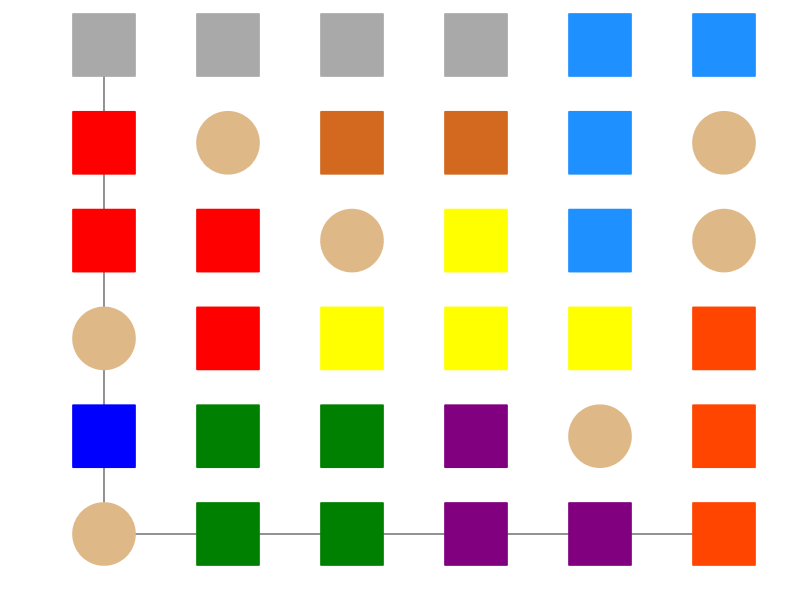

Source code (MATLAB):
%{
clear
clc

% reading the data
data=csvread('Shapes.csv');

% setting borders between shapes
border=find(data(:,1)==2);

% finding coordinates of all shapes

for count=1:length(border)+1
    store(count).record_1=[];

    if count==1
        height=1:border(1)-1;
    elseif count==length(border)+1
        height=border(end)+1:size(data,1);
    else
        height=border(count-1)+1:border(count)-1;
    end
    
    for i=flip(height)
        for j=1:size(data,2)
            if data(i,j)==1
                store(count).record_1 = [store(count).record_1;[j-1,(0+height(end)-i)]];
            end
        end
    end
    
%     store(count).record_1
end

%{
% practising outputting coordinates on grid
figure(1)
clf
scatter(store(1).record_1(:,1),store(1).record_1(:,2))
xlim([0, 5])
ylim([0, 5])
set(gca, 'XTick', 0:5)
set(gca, 'YTick', 0:5)
%}

% store

% source_coords=store(1).record_1()

%{
hold on

scatter([1,2],[0,1],'x')
%}

angle=90;
fig_num=2;

for shape_count=[1:length(border)+1] % for shape_count=[1:length(border)+1]
%     fprintf('We are doing shape %.0f',shape_count)
    for flip_count=1:2
        
        if flip_count==1
            source_coords=store(shape_count).record_1();
            count_array=[2:4];
        else
            source_coords=[-store(shape_count).record_1(:,1),store(shape_count).record_1(:,2)];
            count_array=[5:8];
        end
        
        for count=count_array
            
            % rotating the shape
            store(shape_count).(genvarname([strcat('record_',num2str(count))])) (:,1) = source_coords(:,1)*cosd(angle*(count-1)) + source_coords(:,2)*sind(angle*(count-1));
            store(shape_count).(genvarname([strcat('record_',num2str(count))])) (:,2) = source_coords(:,2)*cosd(angle*(count-1)) - source_coords(:,1)*sind(angle*(count-1));
            
            % moving the rotated coordinates so the bottom left is at the origin
            store(shape_count).(genvarname([strcat('record_',num2str(count))])) (:,1) = store(shape_count).(genvarname([strcat('record_',num2str(count))]))(:,1) + - min(store(shape_count).(genvarname([strcat('record_',num2str(count))]))(:,1));
            store(shape_count).(genvarname([strcat('record_',num2str(count))])) (:,2) = store(shape_count).(genvarname([strcat('record_',num2str(count))]))(:,2) + - min(store(shape_count).(genvarname([strcat('record_',num2str(count))]))(:,2));
            
            % displaying coords of all shapes
            
%             figure(fig_num)
%             clf
%             scatter(store(shape_count).(genvarname([strcat('record_',num2str(count))]))(:,1),store(shape_count).(genvarname([strcat('record_',num2str(count))]))(:,2))
%             xlim([0, 5])
%             ylim([0, 5])
%             set(gca, 'XTick', 0:5)
%             set(gca, 'YTick', 0:5)

            % displaying coords of just shape 3
                
%             if shape_count==3
%                 figure(fig_num)
%                 clf
%                 scatter(store(shape_count).(genvarname([strcat('record_',num2str(count))]))(:,1),store(shape_count).(genvarname([strcat('record_',num2str(count))]))(:,2))
%                 xlim([0, 5])
%                 ylim([0, 5])
%                 set(gca, 'XTick', 0:5)
%                 set(gca, 'YTick', 0:5)
%             end
            
            fig_num=fig_num+1;
            
        end
    end
end
    

% sorting store struct first by sorting x values and sorting y values in the same way
% then sorting x and y values together
% this makes it easy to see if a rotation of a shape is the same as another rotation of this same shape

for j=1:length(border)+1
    for i = 1:8
%         store(j).(genvarname([strcat('record_',num2str(i))])) (:,1) = sort(store(j).(genvarname([strcat('record_',num2str(i))])) (:,1));
        
        % ordering store struct items according to x values
        [store(j).(genvarname([strcat('record_',num2str(i))]))(:,1), order] = sort(store(j).(genvarname([strcat('record_',num2str(i))])) (:,1));
        store(j).(genvarname([strcat('record_',num2str(i))])) (:,2) = store(j).(genvarname([strcat('record_',num2str(i))])) (order,2);

        % ordering store struct items according to x & y coord values
        temp_sum=sum(store(j).(genvarname([strcat('record_',num2str(i))]))');
        [ordered, order]=sort(temp_sum);
        store(j).(genvarname([strcat('record_',num2str(i))]))=store(j).(genvarname([strcat('record_',num2str(i))]))(order,:);
        
    end
end


% only keeping non-duplicated coords in store

for shape_count=[1:length(border)+1] % for shape_count=[1:length(border)+1]

    for count_duplicate=8:-1:2
        
        duplicate=false;
        
        for i=count_duplicate-1:-1:1
            if store(shape_count).(genvarname([strcat('record_',num2str(count_duplicate))])) == store(shape_count).(genvarname([strcat('record_',num2str(i))]))
                duplicate=true;
                break
            end
        end
        
        if duplicate == true
            store(shape_count).(genvarname([strcat('record_',num2str(count_duplicate))]))=[];
        end
        
    end
end


% putting all orientations from store struct into a new struct called all_orientations

count=1;

for j=1:length(border)+1
    for i = 1:8
        if length(store(j).(genvarname([strcat('record_',num2str(i))]))) ~= 0
            all_orientations(count).record_1=store(j).(genvarname([strcat('record_',num2str(i))]));
            count=count+1;
        end
    end
end  

% all_orientations % outputs: 1x28 struct
% size(all_orientations) % outputs: 1, 28

% trying to find all placements of all orientations
for shape_count=1:size(all_orientations,2) % for shape_count=1:28
    
    widen=5-max(all_orientations(shape_count).record_1(:,1)); % if a shape has an x co-ord at 5 then it spans the entire width of the 6 block board
    % so widen would be 5-5=0
    heighten=5-max(all_orientations(shape_count).record_1(:,2));
    
    count=1;
    for j=0:widen
        for i=0:heighten
            all_orientations(shape_count).(genvarname([strcat('record_',num2str(count))]))(:,2)=all_orientations(shape_count).record_1(:,2)+i;
            all_orientations(shape_count).(genvarname([strcat('record_',num2str(count))]))(:,1)=all_orientations(shape_count).record_1(:,1)+j;
            count=count+1;
        end
    end
    
%     % displaying coords after I've found the different possible placements
%     
%     if shape_count==28
%         for show_count=1:count-1
%             figure(show_count)
%             clf
%             scatter(all_orientations(shape_count).(genvarname([strcat('record_',num2str(show_count))]))(:,1),all_orientations(shape_count).(genvarname([strcat('record_',num2str(show_count))]))(:,2))
%             xlim([0, 5])
%             ylim([0, 5])
%             set(gca, 'XTick', 0:5)
%             set(gca, 'YTick', 0:5)
%         end
%     end

end


% making array of coordinates that are available to take

coords_available=[];

count=1;

for j=0:5
    for i=0:5
        coords_available(count,:)=[j,i];
        count=count+1;
    end
end

% removing the stumpers coordinates from the coordinates that are available to take

stumpers=[0,0; 0,2; 1,4; 2,3; 4,1; 5,3; 5,4];

for i=1:size(stumpers,1)
    for through=1:size(coords_available,1)
        if coords_available(through,:)==stumpers(i,:)
            coords_available(through,:)=[-1,-1];
        end
    end
end

% we can reset the coords_available matrix with the coords_available_base matrix
coords_available_base=coords_available;

% at this point in the code: all_orientations is a 1x28 struct with 36 fields 
% i.e. one of the shapes went up to ' all_orientations(i).record_36 ' because it was small and so it had many placements


% make 'all_placements' struct from 'all_orientations' struct
count=1;

% size(all_orientations,2) % this outputs: 28
    % Each of the 9 shapes was rotated and, after getting rid of duplicates, there were 28 'shape rotations'
% numel(fieldnames(all_orientations)) % this outputs: 36
    % of all the 28 'shape rotations' the one which has the most freedom to
    % move around the board can be placed 36 times (because it's just a
    % single block!)


for j=1:size(all_orientations,2) % for each of the 28 'shape rotations'
    for i = 1:numel(fieldnames(all_orientations)) % numel return the number of elements in an array (not the same as the function 'size')
        if length(all_orientations(j).(genvarname([strcat('record_',num2str(i))]))) ~= 0 % not all of the 'shape rotations' had up to 36 placements
                % for example, all but 1 of the .record_36 fields are 0.
                % This is what this if statement is checking.
                
            all_placements(count).record_1=all_orientations(j).(genvarname([strcat('record_',num2str(i))]));
            count=count+1;
        end
    end
end  

% at this point in the code: the all_placements struct is of size 1x625 and
% has 1 field which is .record_1


% finding the number of orientations per shape

% remember that store is a struct of size 1x9 which has 8 fields
    % it has the non-duplicate rotations of all 9 shapes.
number_of_orientations=zeros(1,size(store,2)); % an array of 9 zeros

for j=1:size(store,2) % j goes from 1 through 9
    for i=1:8
        if length(store(j).(genvarname([strcat('record_',num2str(i))]))) ~= 0
            number_of_orientations(j)=number_of_orientations(j)+1;
        end
    end
end

% number_of_orientations


% finding the number of placements per orientation

size(all_orientations,2) % outputs: 28. Because there are 28 'shape rotations'.
% When I say 'shape rotation' that is synonymous with 'an orientation' - as in: all_orientations has 28 elements

number_of_placements=zeros(1,size(all_orientations,2)); % an array of 28 zeros.

for j=1:size(all_orientations,2) % j goes from 1 through 28
    for i=1:numel(fieldnames(all_orientations)) % i goes from 1 through 36
        if length(all_orientations(j).(genvarname([strcat('record_',num2str(i))]))) ~= 0
            number_of_placements(j)=number_of_placements(j)+1;
        end
    end
end

% number_of_placements


% finding the first index that each shape occurs in all_placements

all_placements_borders=[1];

% size(store,2) % outputs 9 because store is a 1x9 struct because there are 9 shapes.

for shape_count=1:size(store,2)-1 % shape_count goes from 1 through 8
    all_placements_borders=[all_placements_borders,all_placements_borders(shape_count) + sum( number_of_placements(1:number_of_orientations(1)) ) ];
    
    % Number_of_orientations(1) is the number of orientations (aka shape rotations) that the first shape has
    % The first, second and third orientations might have 2, 1 and 5
        % placements as indicated by the array number_of_placements being equal to [2, 1, 5, ...]
    % So the array all_placements_borders gets a new element which is the
        % index of the place in the 625 (is it?) placements where the next shape starts
    
    % the below 2 lines shave off the start of the 2 arrays so that the in
        % the next iteration of the for loop the next shape is dealt with
    number_of_placements(1:number_of_orientations(1))=[];
    number_of_orientations(1)=[];
end

% all_placements_borders

% sum(number_of_placements(1:sum(number_of_orientations(1:8))))+1

save('variables') % once this is run: this line of code and above can be commented out and the rest of the code can be run without having to run the above.
%}


% second half of code
%{
clear
clc

load('variables')

all_placements_borders_base=all_placements_borders;
careful=[all_placements_borders(2:end), size(all_placements,2) + 1 ]; % this: 'size(all_placements,2) + 1' makes us go right up to the last placement in the struct all_placements in the code below

whole_puzzle=1
go=true

disp("Starting main loop to try and find how the shapes fit into the puzzle")
tic
while 1 % for temp_i = 1
        
    while go==true & all_placements_borders(whole_puzzle) <= careful(whole_puzzle)-1 % I think there needs to be a <= here
    
        through_record=[];
        
        num_coords_in_placement = size( all_placements(all_placements_borders(whole_puzzle)).record_1, 1 );
        for i=1:num_coords_in_placement % i goes from 1 through to the number of co-ords in a certain shape
            look_for_this_co_ord_pair = all_placements(all_placements_borders(whole_puzzle)).record_1(i,:);
            
            % look at: 'Side_programs/test_look_for_co-ord_pair_in_coords_available.m' to understand the below section of code
            ones_where_coords_match = coords_available==look_for_this_co_ord_pair; % same size as coords_available and has ones where either x or y from look_for_this_co_ord_pair match with an x or y in coords_available
            two_where_coords_match = sum(ones_where_coords_match'); % size is 1x36 (if you have a 6x6=36 board). Has a 2 at the location where both x and y match together.
            one_where_coord_matches = [two_where_coords_match == 2]'; % size is 36x1 (if you have a 6x6=36 board). Has zeros everywhere apart from a 1 at the location where both x and y match together.

            if sum(one_where_coord_matches) == 0 % 'look_for_this_co_ord_pair' doesn't fit in the puzzle so the whole placement won't fit
                all_placements_borders(whole_puzzle)=all_placements_borders(whole_puzzle)+1; % move on to the next placement of the current shape to see if it will fit in the puzzle

                break % break out of the for loop because there's no point testing if the other co-ord pairs fit since we know at least one pair doesn't fit
            
            elseif sum(one_where_coord_matches) == 1 % 'look_for_this_co_ord_pair' does fit in the puzzle
                through_record=[ through_record, find(one_where_coord_matches==1) ]; % store what index in coords_available has co-ords which match: 'look_for_this_co_ord_pair'
            end

        end
        
        
        if length(through_record)== num_coords_in_placement % if this is true then we got through the above for loop without being broken out of it.
                % So that means all of the co-ord pairs in the current placement fit in the puzzle.

            coords_available(through_record,:)=repmat([-1,-1], [length(through_record),1]); % replace all the co-ord pairs in coords_available which match with the co-ord pairs in the full placement with: [-1, -1]
            go=false; % the current placement fits into the puzzle so don't try and fit another placement of the same shape into the puzzle

        end
        
    end
  
    
    if go==false & whole_puzzle==size(store,2) % If whole_puzzle == 9 then the shape that we last tried to fit into the puzzle was the 9th and last shape
            % And if go == false that means that a placement of this 9th and last shape did successfully fit into the puzzle
            % So we can exit the 'while 1' loop
        
        disp("Found a solution. See the 'all_placements_borders' array for the indices in the all_placements struct that give the placements which are a solution.")
        break
        
    elseif go==true % if go == true then that means that the shape which we just tried to fit into the puzzle above did not fit in
            % So we need to redo the placing down of the previous shape. If redoing the placing down of this shape doesn't work this same section of code
            % (albeit at a later iteration) will make us redo the placing down of the shape before this one as well - and so on.
        
        if whole_puzzle == 1 % This means that we have just tried to fit the first shape into the puzzle and it didn't fit which must mean 
            % it's impossible to solve the puzzle
            
            disp("We have been bumped up to the first shape and it could not be placed.")
            break
            
        end
        
        % new code
        
        all_placements_borders(whole_puzzle) = all_placements_borders_base(whole_puzzle); % this will mean that in the future, when we try to place the
            % current shape (which didn't fit at the moment), we will test all the placements of this shape from the start.
        all_placements_borders(whole_puzzle-1)=all_placements_borders(whole_puzzle-1)+1; % we will try to place the next placement along in the shape that was most recently successfully placed.
        
        % We need to reset the coords_available array so that the co-ords which the 'last successfully placed shape' took are made available again
            % for this 'last successfully placed shape' to be placed down again.
        coords_available( through_record_store(whole_puzzle-1).record_1 , : ) = coords_available_base( through_record_store(whole_puzzle-1).record_1 , : );
            
        whole_puzzle = whole_puzzle - 1; % now we can restart in this while loop: 'while go==true & all_placements_borders(whole_puzzle)<careful(whole_puzzle)-1'
        
        % end of new code
        
    else % go == false but whole_puzzle is not yet 9. So we need to try and place the next shape.
        
        % Required for new code:
        % We need to store what through_record is just in case the current position of this successfully placed shape needs to be given a new position
            % due to subsequent shapes not being able to fit
%         through_record_store(whole_puzzle, :) = through_record;
        through_record_store(whole_puzzle).record_1 = through_record;
        
        whole_puzzle=whole_puzzle+1;
        go=true;
        
    end

end
fprintf("Time required to find solution: %.2f\n", toc)
disp("Finished main loop")

% below gives the index in all_placements to all 9 of the 'shape, orientation, placement's that solve the puzzle
% all_placements_borders


save("variables_2")
%}

% output the solution on a grid
clear
clc

load("variables_2")

disp("Output the solution on a grid in a figure")

fig_num = 0;

fig_num = fig_num + 1;
figure(fig_num)
clf
hold on

% make struct called solution_coords with all the placements that solve the puzzle
for i = 1:length(all_placements_borders)
    solution_coords(i).record_1 = all_placements( all_placements_borders(i) ).record_1;
end

% for color codes I have used: https://www.rapidtables.com/web/color/RGB_Color.html
% plot the stumpers

set(gca, 'Units', 'Points');
axpos = get(gca,'Position');
fig_width = axpos(3);
fig_height = axpos(4);
fig_min_length = min([fig_width, fig_height])
% diff(xlim)

% MarkerSize is the area of the markers
MarkerSize = ( (fig_min_length/5)^0.5 - 0.3 )^2;

stumper_color_burlywood = [222, 184, 135]/255;
color = stumper_color_burlywood;
plot(stumpers(:, 1), stumpers(:, 2), 'o', 'MarkerSize', MarkerSize, 'MarkerEdgeColor', color, 'MarkerFaceColor', color)

% define shape colors
dark_blue = [0, 0, 255];
green = [0, 128, 0];
red = [255, 0, 0];
orange = [255, 69, 0];
grey = [169, 169, 169];
chocolate = [210, 105, 30];
yellow = [255, 255, 0];
purple = [128, 0, 128];
light_blue = [30, 144, 255];

shape_colors = [dark_blue; green; red; orange; grey; chocolate;, yellow; purple; light_blue]/255;

% plot the shapes
for i = 1:size(solution_coords, 2)
    color = shape_colors(i, :);
    x = solution_coords(i).record_1 (:, 1);
    y = solution_coords(i).record_1 (:, 2);
    plot(x, y, 's', 'MarkerSize', MarkerSize, 'MarkerEdgeColor', color, 'MarkerFaceColor', color)
end

xlim([0, 5])
ylim([0, 5])

% remove axes
set(gca, 'XTick', [])
set(gca, 'YTick', [])














